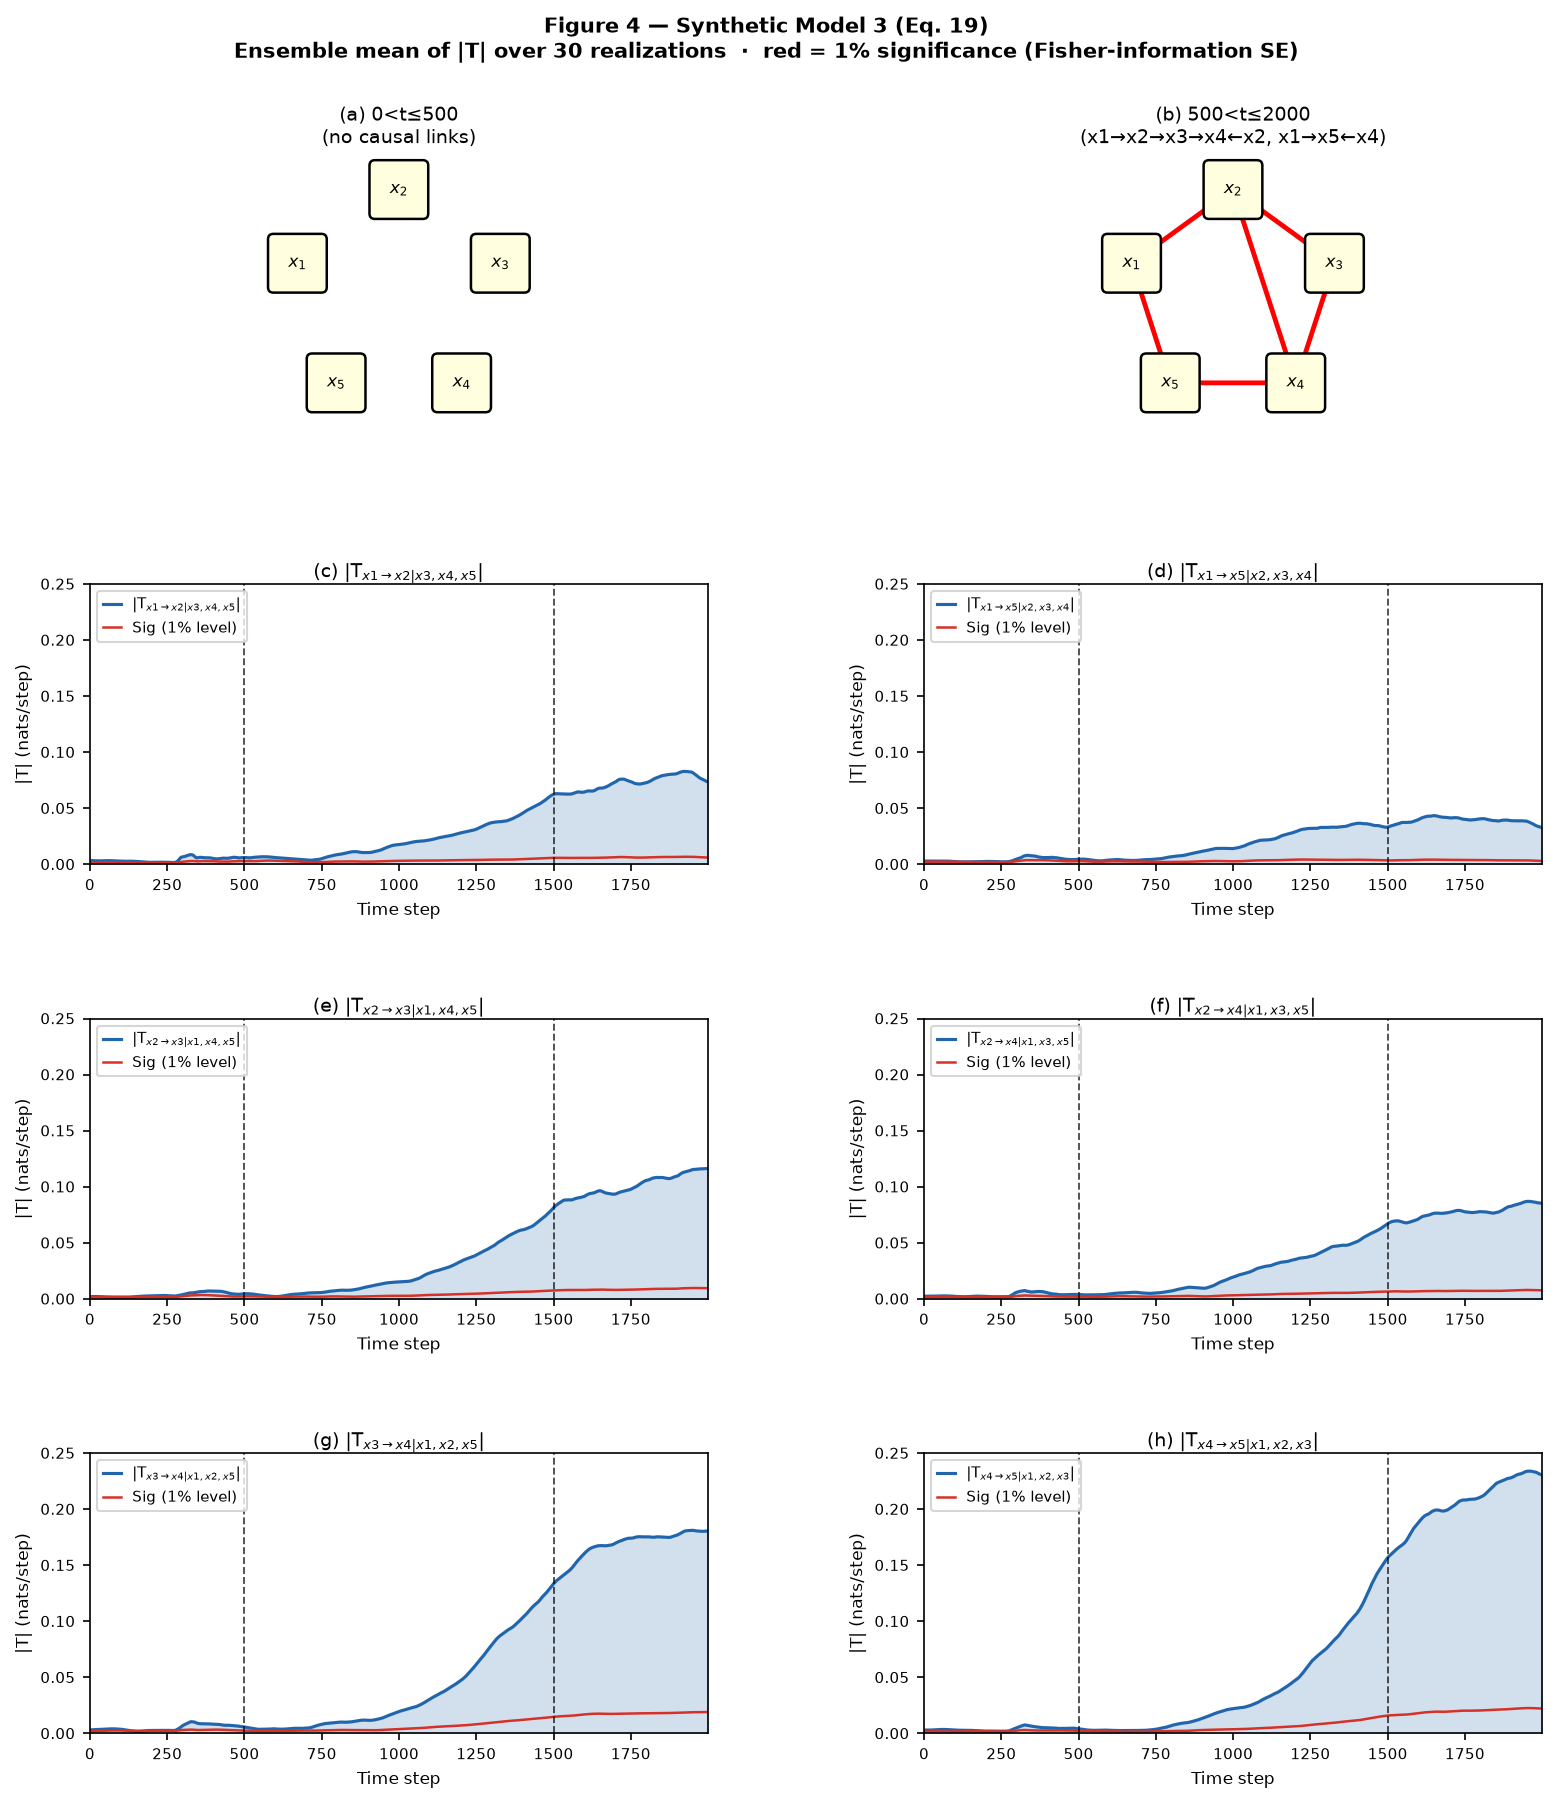

Recreate this plot in Python.
"""Replication of Figure 4 from Zhou et al. (2024) -- Synthetic Model 3 (Eq. 19).

A 5-variable AR(1) system: x1 is autonomous; x2<-x1; x3<-x2; x4<-x2,x3;
x5<-x1,x4. All six coupling coefficients share one ramp schedule: 0 for
t<=500, linearly increasing 0.0005/step for 500<t<=1500 (reaching 0.5),
then HELD at 0.5 for 1500<t<=2000 -- unlike synthetic models 1/2, this
network turns on and stays on (no ramp-down).

Reference: Zhou et al. (2024). J. Climate 37(6), doi:10.1175/JCLI-D-23-0207.1
"""

import sys
import os
import time

sys.path.insert(0, os.path.join(os.path.dirname(__file__), ".."))

import numpy as np
import matplotlib
matplotlib.use("Agg")
import matplotlib.pyplot as plt
import matplotlib.patches as mpatches
from matplotlib.patches import FancyArrowPatch
import matplotlib.gridspec as gridspec

from mtvlk import compute_mtvlk_filled

# ── Parameters ──────────────────────────────────────────────────────────────
N = 2000          # time series length (paper: 2000)
N_REAL = 30       # realizations (paper: 1000; 30 gives reasonable statistics)
DT = 1.0
Q_SCALE = 5e-5    # initial/fallback process noise for the adaptive estimator
R_SCALE = 1.0     # initial/fallback observation noise for the adaptive estimator
INIT_WIN = 200    # lookback window (paper states 200 for this experiment,
                  # vs. 300 for synthetic models 1/2)
QR_MODE = "adaptive"
QR_WINDOW = INIT_WIN
# Splice window for the Appendix A backward-pass fill -- see the discussion
# in fig2_fig3_replication.py for why this needs to balance two competing
# artifacts. 1.5x the lookback window matched the sweet spot found there
# (300/450 for the 3-variable, window=300 case); re-verified empirically for
# this 5-variable, window=200 case below rather than assumed.
FILL_WINDOW = 300
SE_MODE = "classical"   # Hagan et al. (2019) appendix C / Zhou et al. (2024) appendix B
SE_WINDOW = INIT_WIN
Z_99 = 2.326
SMOOTH = 50

# Ramp schedule (1-indexed as in paper): 0 for t<=500, 0.0005/step rise for
# 500<t<=1500 (reaching 0.5 exactly at t=1500), held at 0.5 for t>1500.
_T_AX = np.arange(1, N + 1)
_C_FULL = np.full(N, 0.5)
_C_FULL[_T_AX <= 500] = 0.0
mask_ramp = (_T_AX > 500) & (_T_AX <= 1500)
_C_FULL[mask_ramp] = 0.0005 * (_T_AX[mask_ramp] - 500)

# KEYS: the 6 true links, each a (source_idx, target_idx) pair into the full
# 5x5 T_t/SE_t arrays (0-indexed: x1=0, x2=1, x3=2, x4=3, x5=4).
KEYS = {
    "c12_345": (0, 1),  # x1->x2 | x3,x4,x5
    "c15_234": (0, 4),  # x1->x5 | x2,x3,x4
    "c23_145": (1, 2),  # x2->x3 | x1,x4,x5
    "c24_135": (1, 3),  # x2->x4 | x1,x3,x5
    "c34_125": (2, 3),  # x3->x4 | x1,x2,x5
    "c45_123": (3, 4),  # x4->x5 | x1,x2,x3
}
LABELS = {
    "c12_345": r"|T$_{x1\to x2|x3,x4,x5}$|",
    "c15_234": r"|T$_{x1\to x5|x2,x3,x4}$|",
    "c23_145": r"|T$_{x2\to x3|x1,x4,x5}$|",
    "c24_135": r"|T$_{x2\to x4|x1,x3,x5}$|",
    "c34_125": r"|T$_{x3\to x4|x1,x2,x5}$|",
    "c45_123": r"|T$_{x4\to x5|x1,x2,x3}$|",
}
PANEL_LETTERS = {
    "c12_345": "c", "c15_234": "d", "c23_145": "e",
    "c24_135": "f", "c34_125": "g", "c45_123": "h",
}


# ── Synthetic model simulator ────────────────────────────────────────────────

def sim_model3(rng):
    """Eq. (19): x1->x2->x3->x4<-x2, x4->x5<-x1."""
    X = np.zeros((N, 5))
    for t in range(1, N):
        c = _C_FULL[t - 1]
        eps = rng.standard_normal(5)
        X[t, 0] = 0.35 * X[t-1, 0] + eps[0]
        X[t, 1] = 0.35 * X[t-1, 1] + c * X[t-1, 0] + eps[1]
        X[t, 2] = 0.35 * X[t-1, 2] + c * X[t-1, 1] + eps[2]
        X[t, 3] = 0.35 * X[t-1, 3] + c * X[t-1, 1] + c * X[t-1, 2] + eps[3]
        X[t, 4] = 0.35 * X[t-1, 4] + c * X[t-1, 0] + c * X[t-1, 3] + eps[4]
    return X


# ── Ensemble runner ──────────────────────────────────────────────────────────

def run_ensemble(verbose=True):
    T_len = N - 1
    store = {k: np.zeros((N_REAL, T_len)) for k in KEYS}
    store.update({"se_" + k: np.zeros((N_REAL, T_len)) for k in KEYS})

    t0 = time.time()
    for r in range(N_REAL):
        rng = np.random.default_rng(r)
        X = sim_model3(rng)

        res = compute_mtvlk_filled(X, dt=DT, Q_scale=Q_SCALE, R_scale=R_SCALE,
                                    init_window=INIT_WIN, qr_mode=QR_MODE,
                                    qr_window=QR_WINDOW, fill_window=FILL_WINDOW,
                                    se_mode=SE_MODE, se_window=SE_WINDOW,
                                    return_SE=True)
        T_t = res["T_t"]
        SE_t = res["SE_t"]
        for key, (j, i) in KEYS.items():
            store[key][r] = np.abs(T_t[:, j, i])
            store["se_" + key][r] = SE_t[:, j, i]

        if verbose and (r + 1) % 5 == 0:
            elapsed = time.time() - t0
            eta = elapsed / (r + 1) * (N_REAL - r - 1)
            print(f"  r={r+1:3d}/{N_REAL}  ({elapsed:.0f}s elapsed, ~{eta:.0f}s remaining)")

    return store


def sig_threshold(store):
    """Time-varying 1% significance for the ensemble-mean |T| curve --
    z_99 * mean(SE) / sqrt(N_REAL), since the plotted curve is a mean over
    N_REAL independent realizations (see fig2_fig3_replication.py's
    sig_threshold docstring for why the sqrt(N_REAL) division matters)."""
    return {k: Z_99 * store["se_" + k].mean(axis=0) / np.sqrt(N_REAL) for k in KEYS}


# ── 5-node causal diagram helper ─────────────────────────────────────────────

def _draw_node(ax, xy, label, color="lightyellow"):
    box = mpatches.FancyBboxPatch(
        (xy[0] - 0.09, xy[1] - 0.09), 0.18, 0.18,
        boxstyle="round,pad=0.02", fc=color, ec="black", lw=1.2, zorder=3
    )
    ax.add_patch(box)
    ax.text(xy[0], xy[1], label, ha="center", va="center",
            fontsize=8, fontweight="bold", zorder=4)


def _draw_arrow(ax, src, tgt, color="red"):
    dx, dy = tgt[0] - src[0], tgt[1] - src[1]
    norm = (dx**2 + dy**2)**0.5
    shrink = 0.13 * norm * 80
    arrow = FancyArrowPatch(
        src, tgt, arrowstyle="Simple,tail_width=1.3,head_width=7,head_length=5",
        color=color, shrinkA=shrink, shrinkB=shrink, zorder=2
    )
    ax.add_patch(arrow)


# Pentagon layout matching the paper: x2 top, x3 upper-right, x4 lower-right,
# x5 lower-left, x1 upper-left.
_NODE_POS = [
    (0.120, 0.624),  # x1
    (0.500, 0.900),  # x2
    (0.880, 0.624),  # x3
    (0.735, 0.176),  # x4
    (0.265, 0.176),  # x5
]
_NODE_LABELS = ["$x_1$", "$x_2$", "$x_3$", "$x_4$", "$x_5$"]
_ALL_LINKS = [(0, 1), (1, 2), (1, 3), (2, 3), (0, 4), (3, 4)]


def causal_diagram_ax(ax, links, title=""):
    ax.set_xlim(-0.05, 1.05)
    ax.set_ylim(0.0, 1.05)
    ax.set_aspect("equal")
    ax.axis("off")
    ax.set_title(title, fontsize=9, pad=2)
    for src_i, tgt_i in links:
        _draw_arrow(ax, _NODE_POS[src_i], _NODE_POS[tgt_i])
    for xy, lbl in zip(_NODE_POS, _NODE_LABELS):
        _draw_node(ax, xy, lbl)


# ── Panel plot helper ────────────────────────────────────────────────────────

def _smooth(arr, w):
    """Rolling-mean smooth with edge padding to avoid edge effects (plain
    convolve(mode="same") implicitly zero-pads, biasing the curve toward
    zero near the edges -- visible here since this model's signal stays
    high at the right edge, unlike models 1/2 which ramp back to ~0)."""
    pad = w // 2
    padded = np.pad(arr, pad, mode="edge")
    kernel = np.ones(w) / w
    smoothed = np.convolve(padded, kernel, mode="same")
    return smoothed[pad:pad + len(arr)]


def panel_plot(ax, t_ax, mean_arr, sig_arr, label, panel_letter, ylim=0.25):
    mean_s = _smooth(mean_arr, SMOOTH)
    sig_s = _smooth(sig_arr, SMOOTH)

    ax.fill_between(t_ax, 0, mean_s, alpha=0.20, color="#2166AC")
    ax.plot(t_ax, mean_s, color="#2166AC", lw=1.5, label=label)
    ax.plot(t_ax, sig_s, color="#D73027", lw=1.2, ls="-", label="Sig (1% level)")

    ax.axvline(500, color="black", lw=0.9, ls="--", alpha=0.7)
    ax.axvline(1500, color="black", lw=0.9, ls="--", alpha=0.7)
    ax.set_xlim(0, N - 1)
    ax.set_ylim(0, ylim)
    ax.set_xlabel("Time step", fontsize=8)
    ax.set_ylabel("|T| (nats/step)", fontsize=8)
    ax.set_title(f"({panel_letter}) {label}", fontsize=9, pad=3)
    ax.tick_params(labelsize=7)
    ax.legend(fontsize=7, loc="upper left", handlelength=1.2)


# ── Figure 4 ──────────────────────────────────────────────────────────────────

def make_figure4(store, sig):
    t_ax = np.arange(N - 1)

    fig = plt.figure(figsize=(11, 12))
    fig.patch.set_facecolor("white")
    gs = gridspec.GridSpec(4, 2, figure=fig,
                            hspace=0.55, wspace=0.35,
                            left=0.09, right=0.97, top=0.92, bottom=0.04)

    ax_a = fig.add_subplot(gs[0, 0])
    ax_b = fig.add_subplot(gs[0, 1])
    causal_diagram_ax(ax_a, links=[], title="(a) 0<t≤500\n(no causal links)")
    causal_diagram_ax(ax_b, links=_ALL_LINKS,
                       title="(b) 500<t≤2000\n(x1→x2→x3→x4←x2, x1→x5←x4)")

    for idx, key in enumerate(["c12_345", "c15_234", "c23_145",
                                "c24_135", "c34_125", "c45_123"]):
        row = 1 + idx // 2
        col = idx % 2
        ax = fig.add_subplot(gs[row, col])
        panel_plot(ax, t_ax, store[key].mean(0), sig[key],
                   LABELS[key], PANEL_LETTERS[key], ylim=0.25)

    fig.suptitle(
        f"Figure 4 — Synthetic Model 3 (Eq. 19)\n"
        f"Ensemble mean of |T| over {N_REAL} realizations  ·  "
        f"red = 1% significance (Fisher-information SE)",
        fontsize=10, fontweight="bold", y=0.995
    )
    return fig


# ── Main ──────────────────────────────────────────────────────────────────────

if __name__ == "__main__":
    out_dir = os.path.dirname(__file__)

    print(f"Running Synthetic Model 3 ensemble (N_REAL={N_REAL}, N={N})...")
    store = run_ensemble()
    sig = sig_threshold(store)

    print("\nGenerating Figure 4...")
    fig4 = make_figure4(store, sig)
    path4 = os.path.join(out_dir, "fig4_model3_replication.png")
    fig4.savefig(path4, dpi=150, bbox_inches="tight")
    print("  Saved: " + path4)
    plt.close(fig4)

    # ── Quick verification ────────────────────────────────────────────────────
    t_ax = np.arange(N - 1)
    null_period = t_ax <= 500
    coupling_period = t_ax > 1500   # fully-saturated plateau region

    def check(name, arr, expect_sig=True):
        mean_t = arr.mean(0)
        peak = mean_t[coupling_period].mean()
        quiet = mean_t[null_period].mean()
        ratio = peak / (quiet + 1e-12)
        marker = "OK" if (ratio > 2) == expect_sig else "XX"
        print(f"  {marker} {name:35s}  peak/quiet ratio = {ratio:.2f}  peak_val = {mean_t.max():.4f}")

    print("\nVerification (coupling-plateau vs null period ratio):")
    for key in ["c12_345", "c15_234", "c23_145", "c24_135", "c34_125", "c45_123"]:
        check(f"{key} {LABELS[key]}", store[key], True)

    print("\nSig line peak values:")
    for key in KEYS:
        print(f"  {key:12s}  sig_peak = {sig[key].max():.4f}")

    print("\nDone.")
